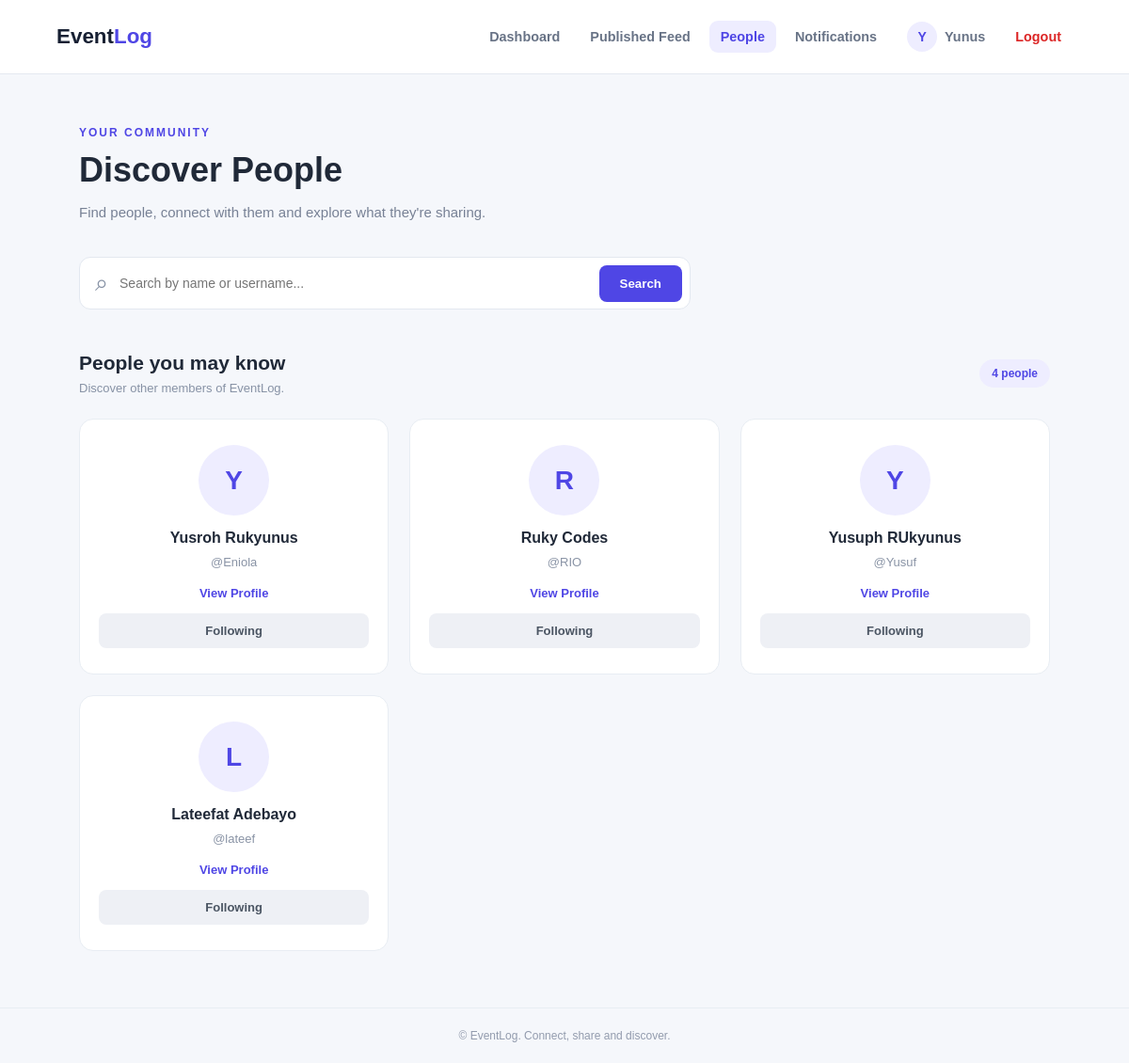
Screenshot of /people (signed in) with the database file from the repository.
### app.py (models this page shows)
    class User(db.Model, UserMixin):
        id = mapped_column(db.Integer, primary_key=True)
        Firstname = mapped_column(db.String)
        Lastname = mapped_column(db.String)
        Username = mapped_column(db.String, unique=True, nullable=False)
        Email = mapped_column(db.String)
        Password = mapped_column(db.String, nullable=False)
        date = mapped_column(db.String)

### app.py (the view, shortened to what this page needs)
    @app.route('/people')
    @login_required
    def people():
        search = request.args.get('search', '').strip()
        users_query = User.query.filter(User.id != current_user.id)
        all_users = users_query.order_by(User.Username).all()
        following_ids = {
            follow.following_id
            for follow in Follow.query.filter_by(
                follower_id=current_user.id
            ).all()
        }
        return render_template(
            'people.html',
            all_users=all_users,
            search=search,
            following_ids=following_ids
        )

### templates/people.html (shortened to what this page needs)
<!DOCTYPE html>
<html lang="en">
<head>
    <link rel="stylesheet" href="{{ url_for('static', filename='people.css') }}">
</head>
<body class="people-page">
    <div class="page-container">
        <nav class="top-nav">
            <a href="{{ url_for('dashboard') }}" class="brand">
                Event<span>Log</span>
            </a>
            <div class="nav-links">
                <a href="{{ url_for('dashboard') }}"> Dashboard </a>
                <a href="{{ url_for('published_posts') }}"> Published Feed </a>
                <a href="{{ url_for('people') }}" class="active"> People </a>
                <a href="{{ url_for('notifications') }}">
                    Notifications
                </a>
                <a href="{{ url_for('profile', username=current_user.Username) }}" class="people-user-profile">
                    <span class="people-user-avatar"> {{ (current_user.Username or 'U')[0]|upper }} </span>
                    <span>{{ current_user.Username }}</span>
                </a>
                <a href="{{ url_for('logout') }}" class="people-logout"> Logout </a>
            </div>
        </nav>
        <header class="page-header">
            <div>
                <p class="eyebrow">YOUR COMMUNITY</p>
                <h1>Discover People</h1>
                <p class="subtitle">
                    Find people, connect with them and explore what they're sharing.
                </p>
            </div>
        </header>
        <section class="search-section">
            <form method="GET"
                  action="{{ url_for('people') }}"
                  class="search-form">
                <span class="search-icon">⌕</span>
                <input
                    type="text"
                    name="search"
                    placeholder="Search by name or username..."
                    value="{{ search }}"
                >
                <button type="submit">Search</button>
            </form>
        </section>
        <main class="people-section">
            <div class="section-heading">
                <div>
                    <h2>People you may know</h2>
                    <p>Discover other members of EventLog.</p>
                </div>
                <span class="people-count">
                    {{ all_users|length }} people
                </span>
            </div>
            <div class="people-grid">
                {% for person in all_users %}
                    <article class="person-card">
                        <div class="person-avatar">
                            {{ person.Firstname[0]|upper if person.Firstname else 'U' }}
                        </div>
                        <div class="person-info">
                            <h3>
                                {{ person.Firstname }} {{ person.Lastname }}
                            </h3>
                            <a href="{{ url_for('profile', username=person.Username) }}"
                               class="username">
                                @{{ person.Username }}
                            </a>
                        </div>
                        <a href="{{ url_for('profile', username=person.Username) }}"
                           class="view-profile">
                            View Profile
                        </a>
                        <form
                            method="POST"
                            action="{{ url_for('toggle_follow', user_id=person.id) }}"
                            class="follow-form"
                        >
                            {% if person.id in following_ids %}
                                <button type="submit" class="follow-btn following">
                                    Following
                                </button>
                            {% else %}
                                <button type="submit" class="follow-btn">
                                    + Follow
                                </button>
                            {% endif %}
                        </form>
                    </article>
                {% endfor %}
            </div>
        </main>
        <footer class="page-footer">
            <p>© EventLog. Connect, share and discover.</p>
        </footer>
    </div>
</body>
</html>

### rows the page displays
User: Username "Y", Username "Yunus"
User: Firstname "Y", Firstname "Yusroh", Lastname "Rukyunus", Username "Eniola", shows "Following"
User: Firstname "R", Firstname "Ruky", Lastname "Codes", Username "RIO", shows "Following"
User: Firstname "Y", Firstname "Yusuph", Lastname "RUkyunus", Username "Yusuf", shows "Following"
User: Firstname "L", Firstname "Lateefat", Lastname "Adebayo", Username "lateef", shows "Following"

### other values shown
{{ all_users|length }} "4"
